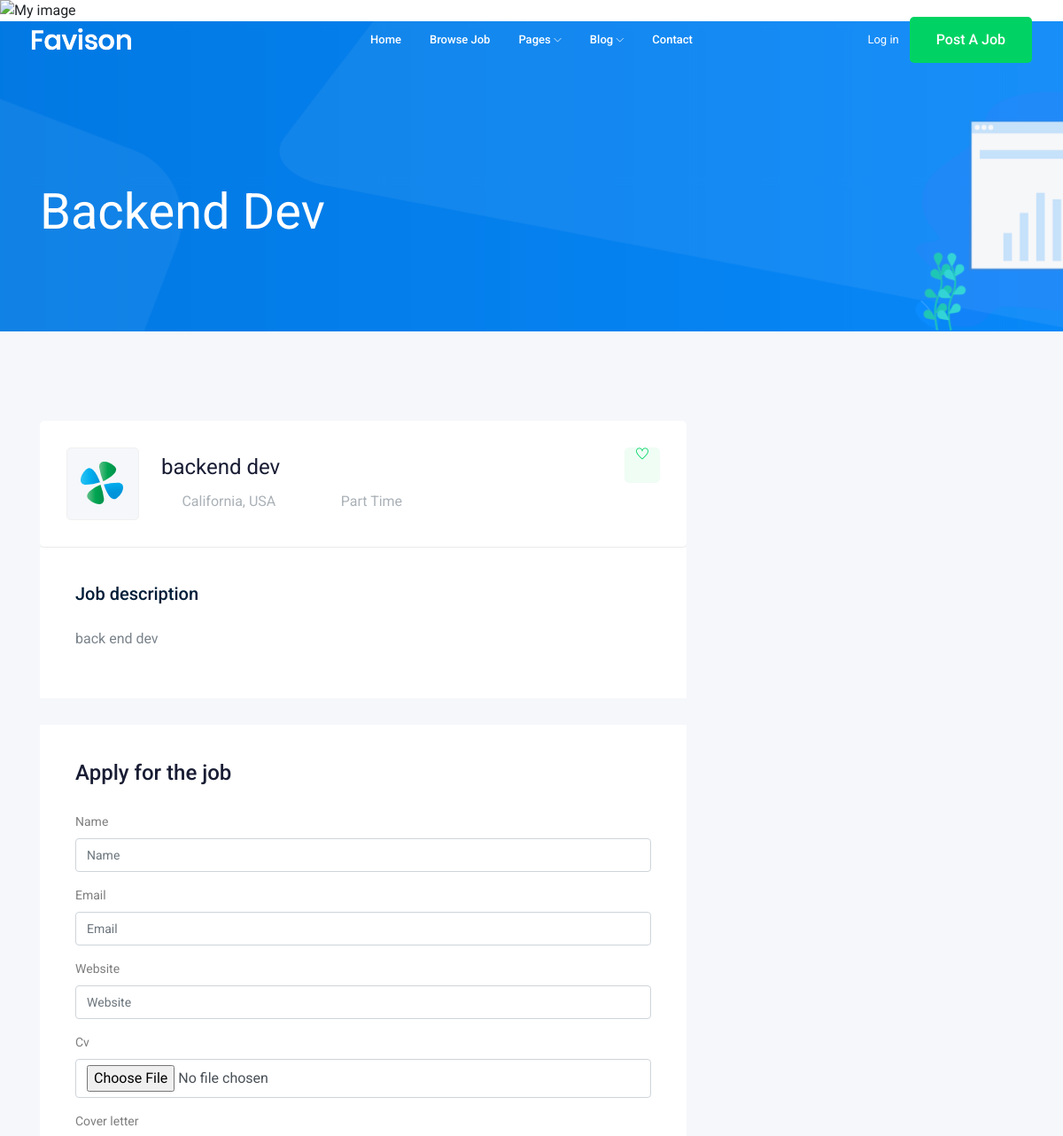
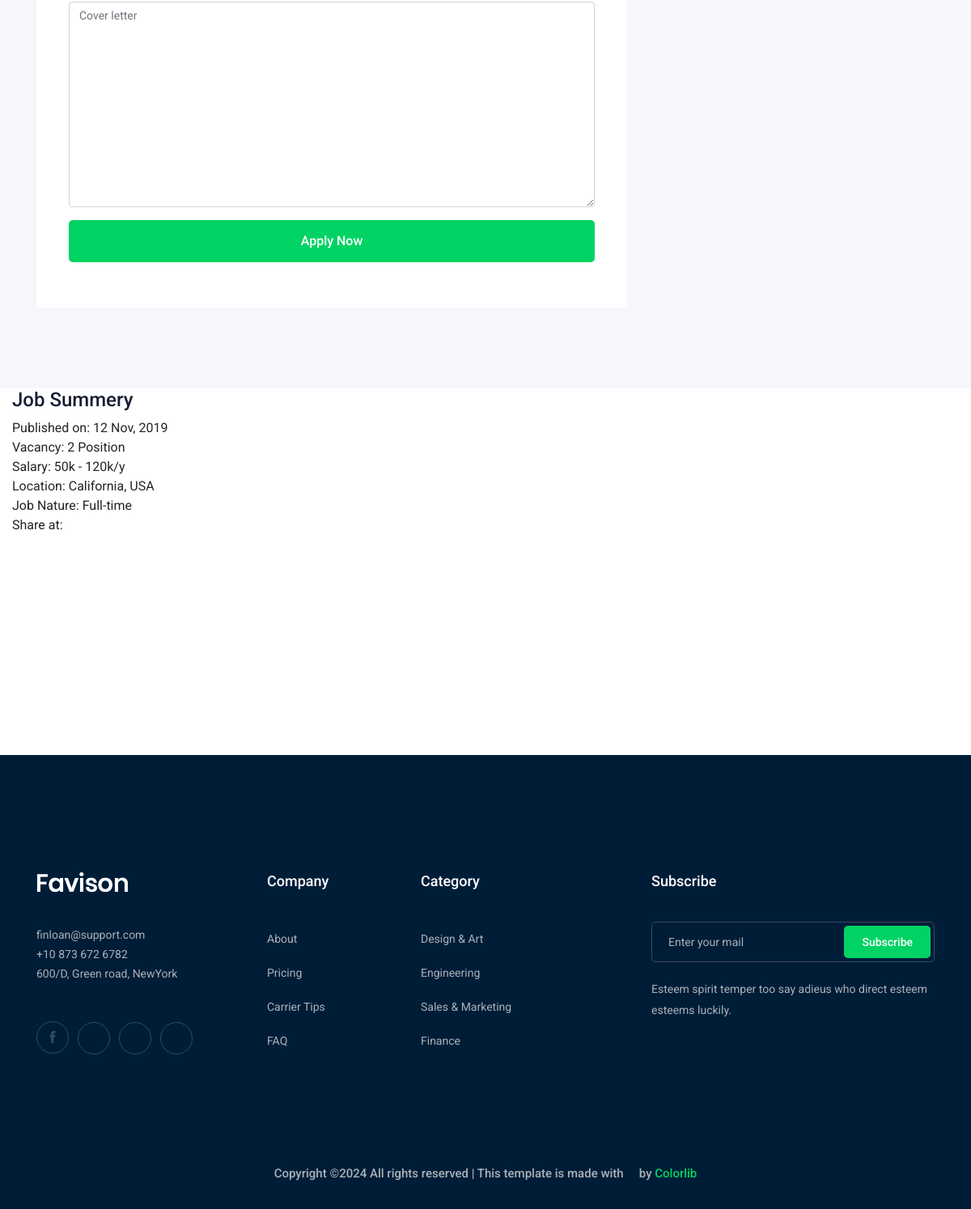
/jobs/backend-dev, run on the app's committed database (2 pictures, top to bottom).
### job/models.py (models this page shows, shortened)
class Job(models.Model): #this a model represent db tabel
    owner = models.ForeignKey(User , on_delete=models.CASCADE)
    title = models.CharField(max_length=20) # column fr
    job_type = models.CharField(max_length=15,choices=JOB_TYPE)
    Description = models.TextField(max_length=1000) # for long text
    Published_at = models.DateTimeField(auto_now=True)
    vacancy = models.IntegerField(default=1)
    salary = models.IntegerField(default=2000)
    experience = models.IntegerField(default=1)
    category = models.ForeignKey("Category",on_delete=models.CASCADE)#CASCADE = >on delete will delete evrything related to job
    image = models.ImageField(upload_to= Upload_Image)# can insert 'jobs/' as value or the func that you wrote
    slug = models.SlugField(blank=True,null=True) #to show job title in headline bar
    def __str__(self) -> str: #to show the job name instead of job oject1
        return self.title

### job/views.py (the view)
# urls.py: path('<str:slug>',views.job_detail,name='job_detail') # get details of specific job with id
def job_detail(request,slug):   # using slug instead of id
    job_detail = Job.objects.get(slug=slug)    #id=id
    if request.method == "POST" :
        form = ApllyForm(request.POST,request.FILES)
        if form.is_valid():
            myform = form.save(commit=False)
            myform.job = job_detail
            myform.save()
    else:
        form = ApllyForm()
    context = {"job":job_detail,"form":form}
    return render(request,"job/job_detail.html",context)

### job/form.py
class ApllyForm(forms.ModelForm): # it inherit from Modelform be we deal with
    class Meta:
        model = Apply
        fields = ["name","Email","website","cv",'cover_letter']

### job/templates/job/job_detail.html (shortened to what this page needs)
{% extends "base.html" %}
{% load bootstrap4 %}
{% block body %}
    <div class="bradcam_area bradcam_bg_1">
        <div class="container">
            <div class="row">
                <div class="col-xl-12">
                    <div class="bradcam_text">
                        <h3>{{job}}</h3>
                    </div>
                </div>
            </div>
        </div>
    </div>
    <div class="job_details_area">
        <div class="container">
            <div class="row">
                <div class="col-lg-8">
                    <div class="job_details_header">
                        <div class="single_jobs white-bg d-flex justify-content-between">
                            <div class="jobs_left d-flex align-items-center">
                                <div class="thumb">
                                    <img src="img/svg_icon/1.svg" alt="">
                                </div>
                                <div class="jobs_conetent">
                                    <a href="#"><h4>{{job}}</h4></a>
                                    <div class="links_locat d-flex align-items-center">
                                        <div class="location">
                                            <p> <i class="fa fa-map-marker"></i> California, USA</p>
                                        </div>
                                        <div class="location">
                                            <p> <i class="fa fa-clock-o"></i> {{job.job_type}}</p>
                                        </div>
                                    </div>
                                </div>
                            </div>
                            <div class="jobs_right">
                                <div class="apply_now">
                                    <a class="heart_mark" href="#"> <i class="ti-heart"></i> </a>
                                </div>
                            </div>
                        </div>
                    </div>
                    <div class="descript_wrap white-bg">
                        <div class="single_wrap">
                            <h4>Job description</h4>
                            <p>{{job.Description}}</p>
                        </div>
                    </div>
                    <div class="apply_job_form white-bg">
                        <h4>Apply for the job</h4>
                        <form method="POST" enctype= "multipart/form-data">
                            {% bootstrap_form form %}
                            {%buttons%}
                                <button class="boxed-btn3 w-100" type="submit">Apply Now</button>  {% comment %}apply_button{% endcomment %}
                            {%endbuttons%}
                                    </div>
                                </div>
                            </div>
                    </div>
                </div>
                <div class="col-lg-4">
                    <div class="job_sumary">
                        <div class="summery_header">
                            <h3>Job Summery</h3>
                        </div>
                        <div class="job_content">
                            <ul>
                                <li>Published on: <span>12 Nov, 2019</span></li>
                                <li>Vacancy: <span>2 Position</span></li>
                                <li>Salary: <span>50k - 120k/y</span></li>
                                <li>Location: <span>California, USA</span></li>
                                <li>Job Nature: <span> Full-time</span></li>
                            </ul>
                        </div>
                    </div>
                    <div class="share_wrap d-flex">
                        <span>Share at:</span>
                        <ul>
                            <li><a href="#"> <i class="fa fa-facebook"></i></a> </li>
                            <li><a href="#"> <i class="fa fa-google-plus"></i></a> </li>
                            <li><a href="#"> <i class="fa fa-twitter"></i></a> </li>
                            <li><a href="#"> <i class="fa fa-envelope"></i></a> </li>
                        </ul>
                    </div>
                    <div class="job_location_wrap">
                        <div class="job_lok_inner">
                            <div id="map" style="height: 200px;"></div>
                        </div>
                    </div>
                </div>
{% endblock body %}

### data on the page
Job: title "Backend Dev", title "backend dev", job_type "Part Time", Description "back end dev"
